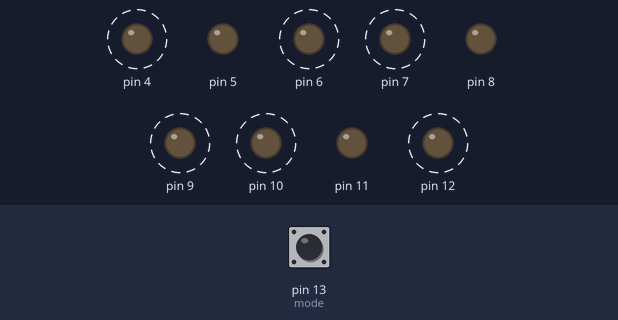
Recording of a sketch running on a simulated Arduino Uno, built with avr-gcc and run on an emulated ATmega328P. Shown: output pins drawn as LEDs (lit = HIGH). Dashed ring = blinking. Inputs (shaded band) come from the test bench; at power-on: pin 13 (mode) LOW.

Above: at 2.8 s.
2.9 s: pin 13 (mode) pulled HIGH for 1.2 s
At 3.6 s:
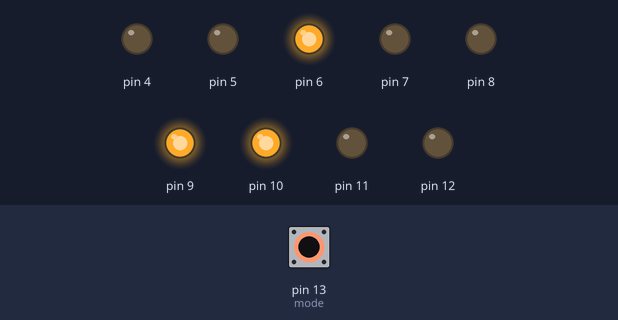
8.2 s: pin 13 (mode) pulled HIGH for 3.2 s
At 13.7 s:
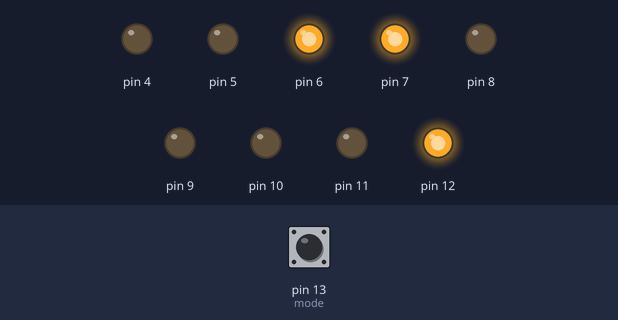
Timing chart, 0 to 18.9 s (numbered marks = the images above; inputs shaded):
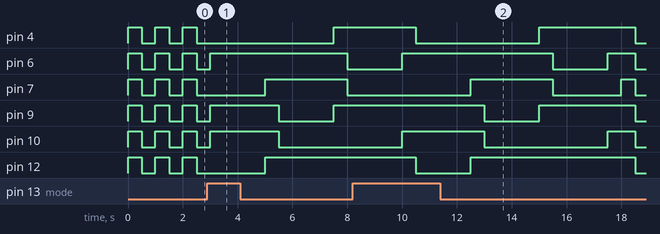

The sketch:

domotica2.ino
```cpp
// C++ code

// red, green, blue
const int led1[] = {12, 11, 10};
const int led2[] = {9, 8, 7};
const int led3[] = {6, 5, 4};

const int mode = 13;

void setup()
{
    setPinModeOutput(led1);
    setPinModeOutput(led2);
    setPinModeOutput(led3);

    pinMode(mode, INPUT);
}

void loop()
{
    (digitalRead(mode) == HIGH) ? normalState() : yellowState();
}

void yellowState()
{
    setAllLedsColor('y');
    delay(500);

    setAllLedsColor('0');
    delay(500);
}

void normalState()
{
    setLedColors(led1, 'g');
    setLedColors(led2, 'r');
    setLedColors(led3, 'r');
    delay(2000);

    setLedColors(led1, 'y');
    setLedColors(led2, 'y');
    setLedColors(led3, 'r');
    delay(500);

    setLedColors(led1, 'r');
    setLedColors(led2, 'g');
    setLedColors(led3, 'r');
    delay(2000);

    setLedColors(led1, 'r');
    setLedColors(led2, 'y');
    setLedColors(led3, 'y');
    delay(500);

    setLedColors(led1, 'r');
    setLedColors(led2, 'r');
    setLedColors(led3, 'g');
    delay(2000);

    setLedColors(led1, 'y');
    setLedColors(led2, 'r');
    setLedColors(led3, 'y');
    delay(500);
}

void setPinModeOutput(const int led[])
{
    pinMode(led[0], OUTPUT);
    pinMode(led[1], OUTPUT);
    pinMode(led[2], OUTPUT);
}

void setLedColors(const int led[], char color)
{
    int red = 0, green = 0, blue = 0;

    switch (color)
    {
    case 'r':
        red = 255;
        break;
    case 'g':
        blue = 255;
        break;
    case 'y':
        red = 255;
        blue = 255;
        break;
    case '0':
        break;
    }

    analogWrite(led[0], red);
    analogWrite(led[1], green);
    analogWrite(led[2], blue);
}

void setAllLedsColor(char color)
{
    setLedColors(led1, color);
    setLedColors(led2, color);
    setLedColors(led3, color);
}
```
